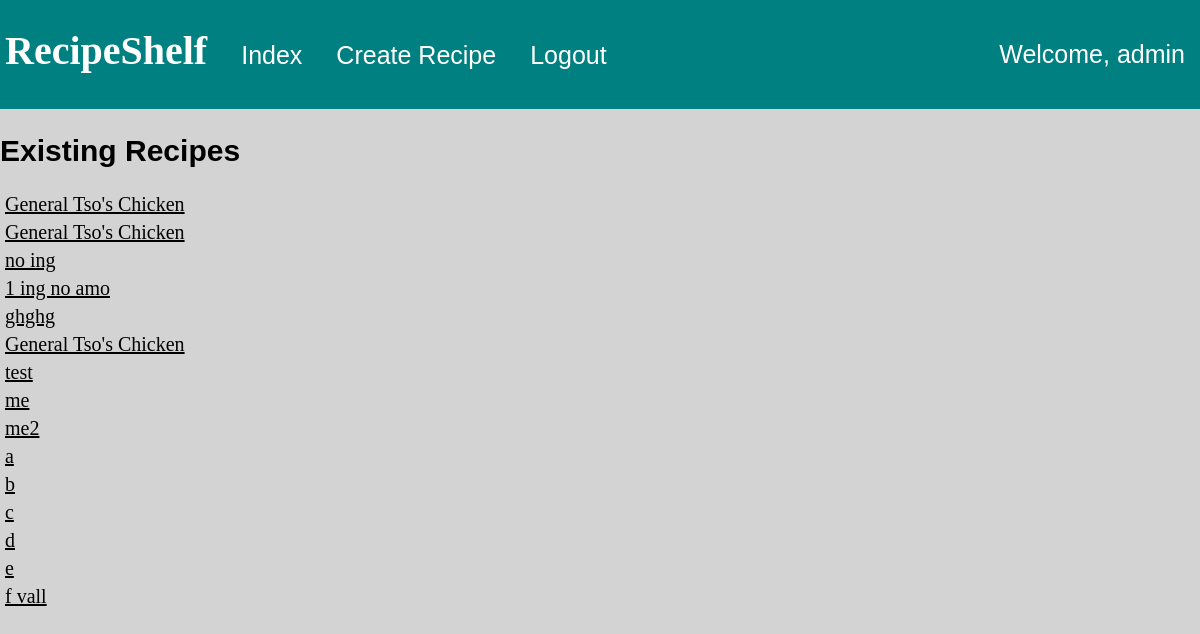
Screenshot of /recipes/index (signed in) with the database file from the repository.
### recipes/models.py (models this page shows, shortened)
class RecipeCard(models.Model):
    user = models.ForeignKey(
        User,
        on_delete=models.CASCADE,
        related_name= 'recipe',
        null=True)
    recipe_name = models.CharField(max_length=50)
    source = models.CharField(max_length=50)
    prep_time = models.DurationField()
    cooking_time = models.DurationField()
    servings = models.IntegerField()

### recipes/views.py (the view)
class IndexView(LoginRequiredMixin, ListView):
    login_url = 'recipes:homepage'
    model = RecipeCard
    template_name = 'recipes/recipe_index.html'
    context_object_name = 'recipes'
    def get_queryset(self):
        return RecipeCard.objects.filter(user=self.request.user)

### recipes/templates/recipes/recipe_index.html
{% extends 'recipes/base.html' %}
{% block content %}
{% load static %}
<link rel="stylesheet" type="text/css" href="{% static 'recipes/recipe_index_style.css' %}">
<h2>Existing Recipes</h2>
{% if recipes %}
    {% for recipe in recipes %}
        <li><a href = "{% url 'recipes:display_recipe' recipe.id %}">{{ recipe.recipe_name }}</a></li>
    {% endfor %}
{% else %}
    <p>No recipes currently available. Please create some!</p>
{% endif %}
{% endblock content %}

### recipes/templates/recipes/base.html (shortened to what this page needs)
<!DOCTYPE html>
{% load static %}
<link rel="stylesheet" type="text/css" href="{% static 'recipes/base_style.css' %}">
<html>
    <head>
    </head>
    <body>
        <div class = "topnav">
            <h1 id="title">RecipeShelf</h1>
            {% if request.user.is_authenticated %}
                <a href = "{% url 'recipes:index' %}">Index</a>
                <a href = "{% url 'recipes:create_recipe' %}">Create Recipe</a>
                <a href = "{% url 'recipes:logout' %}">Logout</a>
                <p id = "welcomemsg">Welcome, {{ request.user }}</p>
            {% else %}
                <a href = "{% url 'recipes:signup' %}">Sign Up</a>
                <a href = "{% url 'recipes:login' %}">Login</a>
            {% endif %}
        </div>
    {% block content %}
    {% endblock content %}
    </body>
</html>

### recipes/static/recipes/base_style.css (style rules this page uses)
.topnav { background-color: teal; overflow: hidden; margin:0 }
.topnav a { display:inline-block; color: white; text-align: center; font-family: helvetica; padding-left: 30px; padding-bottom: 0px; font-size: 25px; text-decoration: none; }
#welcomemsg { float:right; padding: 15px; font-family: helvetica; color:white; font-size: 25px; }
#title { display:inline-block; padding-left: 5px; color: white; font-family: Foodpacker; font-size: 40px; text-align: center; }
body { margin: 0 }

### recipes/static/recipes/recipe_index_style.css (style rules this page uses)
li { list-style-type: none; margin: 5px; padding: 0; }
li a { color: black; font-size: 20px; }
h2 { color: black; font-family: helvetica; font-size: 30px; }
body { background-color: lightgrey; }

### rows the page displays
RecipeCard: recipe_name "General Tso's Chicken"
RecipeCard: recipe_name "General Tso's Chicken"
RecipeCard: recipe_name "no ing"
RecipeCard: recipe_name "1 ing no amo"
RecipeCard: recipe_name "ghghg"
RecipeCard: recipe_name "General Tso's Chicken"
RecipeCard: recipe_name "test"
RecipeCard: recipe_name "me"
RecipeCard: recipe_name "me2"
RecipeCard: recipe_name "a"
RecipeCard: recipe_name "b"
RecipeCard: recipe_name "c"
RecipeCard: recipe_name "d"
RecipeCard: recipe_name "e"
RecipeCard: recipe_name "f vall"

### other values shown
{{ request.user }} "admin"
